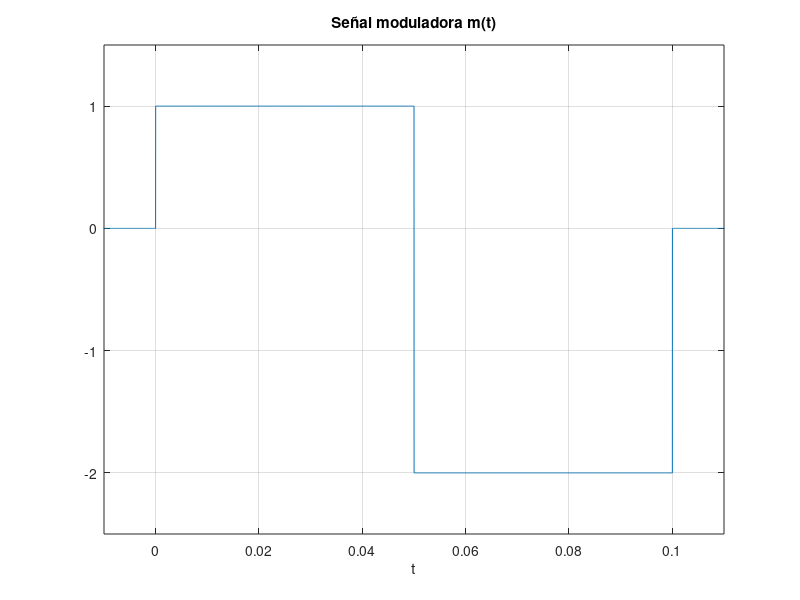
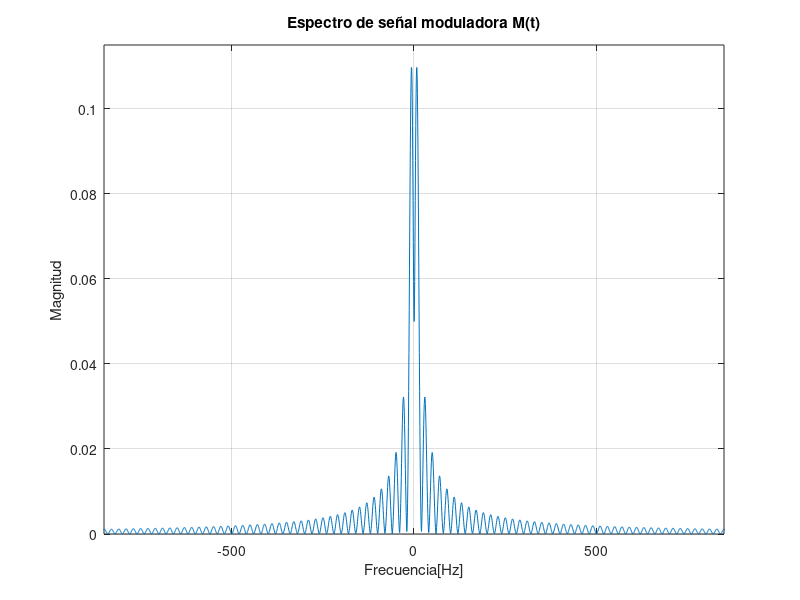
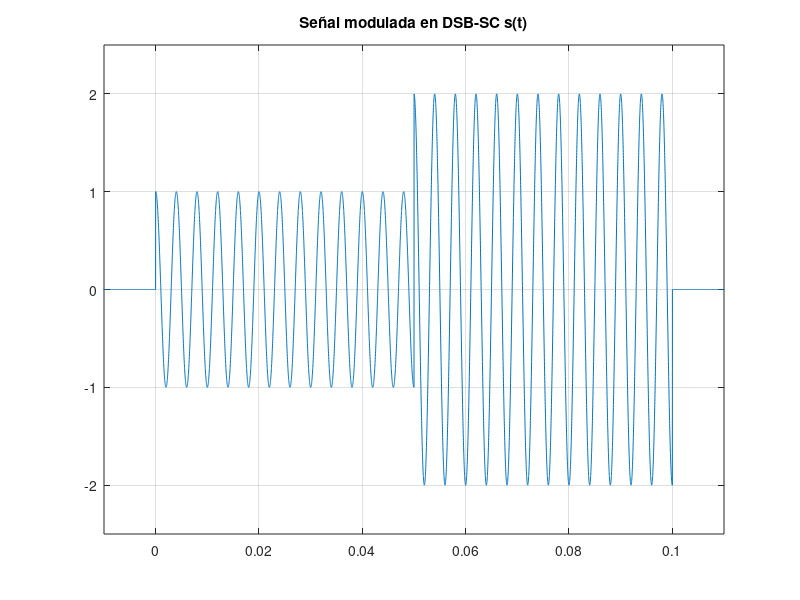
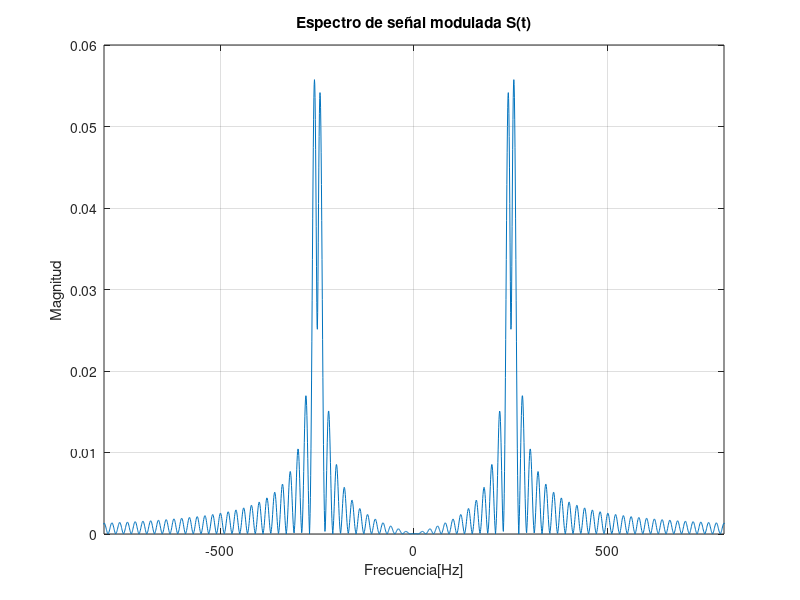

The MATLAB script that drew these images, in order:
clear all
close all

fs=75000;
tm=1/fs;
t0=0.15;
t=-0.2:tm:0.2;

%Señal de mensaje m(t)
m=1*(0<=t & t<=t0/3) -2*(t>t0/3 & t<=2*t0/3);
figure(1);
plot(t,m);
title('Señal moduladora m(t)');
axis([-0.01 .11 -2.5 1.5])
xlabel('t');
grid

%Señal portadora c(t)
c=cos(500*pi*t);

%Transformada de m(t)
N=100000;
M=fftshift(fft(m,N))*tm;
f=linspace(-fs/2, fs/2, N);
figure(2);
plot(f, abs(M));
xlabel('Frecuencia[Hz]');
ylabel('Magnitud');
axis([-850 850 0 .115])
title('Espectro de señal moduladora M(t)');
grid

%Modulación DSB-SC
ydsb_sc=m.*c;
figure(3);
plot(t,ydsb_sc)
title('Señal modulada en DSB-SC s(t)');
axis([-0.01 .11 -2.5 2.5])
grid

%Transformada de s(t)
s=m.*c;
S=fftshift(fft(s,N))*tm;
f=linspace(-fs/2, fs/2, N);
figure(4);
plot(f, abs(S));
axis([-800 800 0 .06])
xlabel('Frecuencia[Hz]');
ylabel('Magnitud');
title('Espectro de señal modulada S(t)');
grid

%Ruido
long_m=length(m);
Py=var(ydsb_sc);
SNR=20;
snr=10^(SNR/10); %Relacion señal a ruido
Pn=Py/snr;
sigma_n=sqrt(Pn);
n=sigma_n*randn(1,long_m);
figure(5);
plot (t,n);
title('Ruido gaussiano')
Pnsim=var(m);

%Espectro de ruido
n_ruido=fftshift(fft(n,N))*tm;
f=linspace(-fs/2, fs/2, N);
figure(6);
plot(f, abs(n_ruido));
axis([-2000 2000 -0.0002 0.0012])
xlabel('Frecuencia[Hz]');
ylabel('Magnitud');
title('Espectro de señal de ruido');
grid

%Señal original sumada con ruido Gaussiano
r = ydsb_sc + n;
figure(7)
plot(t,r);
axis([-0.02 .12 -2.6 2.6])
title('Señal modulada DSB-SC con ruido Gaussiano')

%Transformada de señal modulada con ruido
R=fftshift(fft(r,N))*tm;
f=linspace(-fs/2, fs/2, N);
figure(8);
plot(f, abs(R));
axis([-1000 1000 0 0.06])
xlabel('Frecuencia[Hz]');
ylabel('Magnitud');
title('Espectro de señal modulada DSB-SC con ruido');
grid

%Filtrado pasabanda en la entrada del receptor
%Creacion del filtro pasabanda
th=-0.2:tm:0.2;
W=300*pi;
wc=500*pi;
N=100000;
w=linspace(-fs/2, fs/2,N)*2*pi;
h1=2*W/pi*sinc(W*th/pi).*cos(wc*th);

%Grafica de filtro pasabanda
figure(9)
subplot(211)
plot(t,h1,'m')
axis([-0.03 0.03 -340 1.1*max(abs(h1))])
title('Filtro pasabanda')

%Espectro del filtro pasabanda

H1=fftshift(fft(h1,N))*tm;
subplot(212)
plot(w/(2*pi),abs(H1),'m')
axis([-600 600 0 1.1*max(abs(H1))])
title('Espectro del Filtro pasabanda')
grid

%Convolucion de la señal con ruido y el filtro pasabanda
r1=conv(r,h1,'same')*tm;
figure(10)
plot(t,r1);
axis([-0.02 .12 -2.6 2.6])
title('Señal pasda por el filtro pasabandas')
grid

%Transformada de la señal pasada por el filtro pasabandas
R1=fftshift(fft(r1,N))*tm;
f=linspace(-fs/2, fs/2, N);
figure(11);
plot(f, abs(R1));
axis([-1000 1000 0 0.06])
xlabel('Frecuencia[Hz]');
ylabel('Magnitud');
title('Espectro de señal sin ruido');
grid

%Demodulacion coherente 
Dem_r=r1.*c;
figure(12)
plot(t,Dem_r);
axis([-0.02 0.12 -2.3 1.3])
title('Señal demodulada')
grid

%Transformada de la señal demodulada
DEM_R1=fftshift(fft(Dem_r,N))*tm;
f=linspace(-fs/2, fs/2, N);
figure(13);
plot(f, abs(DEM_R1));
axis([-800 800 0 0.058])
xlabel('Frecuencia[Hz]');
ylabel('Magnitud');
title('Espectro de señal demodulada');
grid

%Filtrado de la señal con filtro pasabajas
%Filtro pasabajas
h=300*sinc(300*t);
figure(14)
plot(t,h,'m')
axis([-.2 0.2 -30 101])
title('Filtro H(t)')
grid

%Espectro del filtro 
H=fftshift(fft(h,N))*tm;
f=linspace(-fs/2, fs/2, N);
figure(15);
plot(f,abs(H),'m');
axis([-250 250 -.1 1.3]);
xlabel('Frecuencia [Hz]') ;
ylabel('Magnitud')
title('Espectro del filtro H(t)')
grid

%Paso 6: Señal Recuperada
m_rec=conv(Dem_r,h, 'same')*tm;
figure(16)
plot(t,2*m_rec,'r')
hold on
plot(t,m,'b')
axis([-0.01 .11 -2.5 1.5])
title('Señal Recuperada y Señal Original')
legend('Señal recuperada', 'Señal original ')
grid

%Paso 7: Espectro de señal recuperada
M_REC=fftshift(fft(m_rec,N))*tm;
f=linspace(-fs/2, fs/2, N);
figure(17);
plot(f, abs(M),'r');
hold on;
plot(f,abs(M_REC),'b');
axis([-850 850 0 .115]);
xlabel('Frecuencia [Hz]') ;
ylabel('Magnitud')
title('Espectro de la señal recuperada')
legend('Señal original','Señal recuperada')
grid
